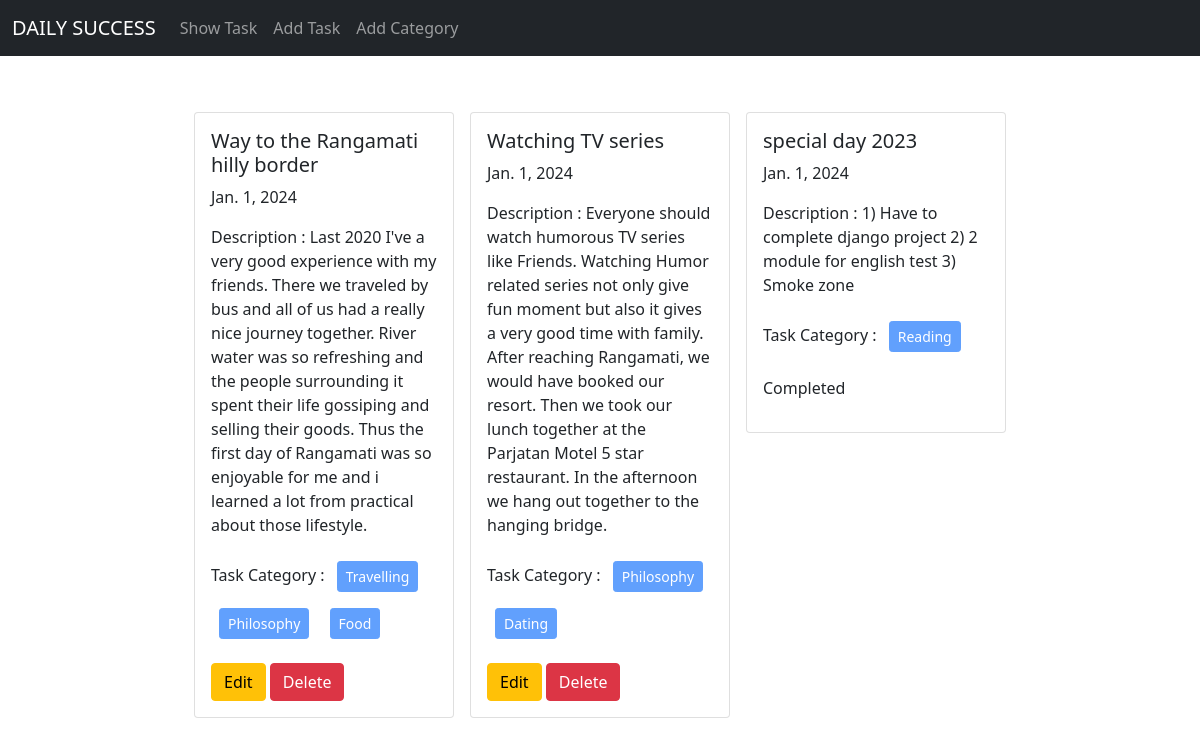
The page / on the database its author committed.
### posts/models.py (models this page shows, shortened)
class TaskModel(models.Model):
    title =  models.CharField(max_length=50)
    description = models.TextField()
    is_completed = models.BooleanField(default=False)
    date = models.DateField()
    category = models.ManyToManyField(TaskCategory)

### categories/models.py (models this page shows, shortened)
class TaskCategory(models.Model):
    name = models.CharField(max_length=100)

### project_r09_tm/views.py (the view)
# urls.py: 2. Add a URL to urlpatterns:  path('', views.home, name='home')
def home(request):
    data = TaskModel.objects.all()
    return render(request, 'home.html', {'data' : data})

### templates/home.html
{% extends 'base.html' %} {% block content %}
<div class="d-flex flex-wrap justify-content-center px-5 pt-5">
  {% for tsk in data %}
  <div class="col-sm-3">
    <div class="card m-2">
      <div class="card-body">
        <h5 class="card-title">{{tsk.title}}</h5>
        <p class="card-text">{{tsk.date}}</p>
        <p>Description : {{tsk.description}}</p>
        <p>
          Task Category : {% for cat in tsk.category.all %}
          <button class="btn btn-primary btn-sm m-2" disabled >{{cat.name}} </button>
          {% endfor %}
        </p>
        {% if tsk.is_completed %}
            <p>Completed</p>
        {% else %}
        <a href="{% url 'edit_task' tsk.id %}" class="btn btn-warning">Edit</a>
        <a href="{% url 'delete_task' tsk.id %}" class="btn btn-danger">Delete</a>
        {% endif %}
      </div>
    </div>
  </div>
  {% endfor %}
</div>
{% endblock %}

### templates/base.html (shortened to what this page needs)
<!DOCTYPE html>
<html lang="en">
  <head>
    <link
      href="https://cdn.jsdelivr.net/npm/bootstrap@5.0.2/dist/css/bootstrap.min.css"
      rel="stylesheet"
    />
  </head>
  <body>
    <nav class="navbar navbar-expand-lg navbar-dark bg-dark">
      <div class="container-fluid">
        <a class="navbar-brand" href="{% url 'homepage' %}">DAILY SUCCESS</a>
        <div class="collapse navbar-collapse" id="navbarSupportedContent">
          <ul class="navbar-nav me-auto mb-2 mb-lg-0">
            <li class="nav-item">
                <a class="nav-link" href="{% url 'homepage' %}">Show Task</a>
            </li>
            <li class="nav-item">
              <a class="nav-link" href="{% url 'add_task' %}">Add Task</a>
            </li>
            <li class="nav-item">
              <a class="nav-link" href="{% url 'add_category'%}">Add Category</a>
            </li>
        </div>
      </div>
    </nav>
    {% block content %}
    {% endblock %}
  </body>
</html>

### rows shown on the page
TaskModel: title "Way to the Rangamati hilly border", date "Jan. 1, 2024", description "Last 2020 I've a very good experience with my friends. There we traveled by bus and all of us had a really nice journey together. River water was so refreshing and the people surrounding it spent their life gossiping and selling their goods. Thus the first day of Rangamati was so enjoyable for me and i learned a lot from practical about those lifestyle.", is_completed "Edit"
TaskCategory: name "Travelling"
TaskCategory: name "Philosophy"
TaskCategory: name "Food"
TaskModel: title "Watching TV series", date "Jan. 1, 2024", description "Everyone should watch humorous TV series like Friends. Watching Humor related series not only give fun moment but also it gives a very good time with family. After reaching Rangamati, we would have booked our resort. Then we took our lunch together at the Parjatan Motel 5 star restaurant. In the afternoon we hang out together to the hanging bridge.", is_completed "Edit"
TaskCategory: name "Dating"
TaskModel: title "special day 2023", date "Jan. 1, 2024", description "1) Have to complete django project 2) 2 module for english test 3) Smoke zone", is_completed "Completed"
TaskCategory: name "Reading"
